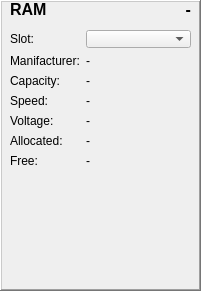
   <widget class="QFrame" name="memory_frame">
    <property name="geometry">
     <rect>
      <x>10</x>
      <y>330</y>
      <width>201</width>
      <height>291</height>
     </rect>
    </property>
    <property name="frameShape">
     <enum>QFrame::WinPanel</enum>
    </property>
    <property name="frameShadow">
     <enum>QFrame::Raised</enum>
    </property>
    <widget class="QWidget" name="formLayoutWidget_4">
     <property name="geometry">
      <rect>
       <x>10</x>
       <y>30</y>
       <width>181</width>
       <height>251</height>
      </rect>
     </property>
     <layout class="QFormLayout" name="memory_layout">
      <item row="0" column="0">
       <widget class="QLabel" name="ram_slot_title_label">
        <property name="text">
         <string>Slot:</string>
        </property>
       </widget>
      </item>
      <item row="0" column="1">
       <widget class="QComboBox" name="ram_slot_s_combo_box">
        <property name="maximumSize">
         <size>
          <width>108</width>
          <height>18</height>
         </size>
        </property>
       </widget>
      </item>
      <item row="1" column="0">
       <widget class="QLabel" name="ram_manufacturer_title_label">
        <property name="text">
         <string>Manifacturer:</string>
        </property>
       </widget>
      </item>
      <item row="1" column="1">
       <widget class="QLabel" name="ram_manufacturer_data_label">
        <property name="text">
         <string>-</string>
        </property>
       </widget>
      </item>
      <item row="2" column="0">
       <widget class="QLabel" name="ram_capacity_title_label">
        <property name="text">
         <string>Capacity:</string>
        </property>
       </widget>
      </item>
      <item row="2" column="1">
       <widget class="QLabel" name="ram_capacity_data_label">
        <property name="text">
         <string>-</string>
        </property>
       </widget>
      </item>
      <item row="3" column="0">
       <widget class="QLabel" name="ram_speed_title_label">
        <property name="text">
         <string>Speed:</string>
        </property>
       </widget>
      </item>
      <item row="3" column="1">
       <widget class="QLabel" name="ram_speed_data_label">
        <property name="text">
         <string>-</string>
        </property>
       </widget>
      </item>
      <item row="4" column="0">
       <widget class="QLabel" name="ram_voltage_title_label">
        <property name="text">
         <string>Voltage:</string>
        </property>
       </widget>
      </item>
      <item row="4" column="1">
       <widget class="QLabel" name="ram_voltage_data_label">
        <property name="text">
         <string>-</string>
        </property>
       </widget>
      </item>
      <item row="5" column="0">
       <widget class="QLabel" name="ram_allocated_title_label">
        <property name="text">
         <string>Allocated:</string>
        </property>
       </widget>
      </item>
      <item row="5" column="1">
       <widget class="QLabel" name="ram_allocated_data_label">
        <property name="text">
         <string>-</string>
        </property>
       </widget>
      </item>
      <item row="6" column="0">
       <widget class="QLabel" name="ram_free_title_label">
        <property name="text">
         <string>Free:</string>
        </property>
       </widget>
      </item>
      <item row="6" column="1">
       <widget class="QLabel" name="ram_free_data_label">
        <property name="text">
         <string>-</string>
        </property>
       </widget>
      </item>
     </layout>
    </widget>
    <widget class="QWidget" name="horizontalLayoutWidget_2">
     <property name="geometry">
      <rect>
       <x>10</x>
       <y>0</y>
       <width>181</width>
       <height>31</height>
      </rect>
     </property>
     <layout class="QHBoxLayout" name="horizontalLayout_2">
      <item>
       <widget class="QLabel" name="ram_title_label">
        <property name="font">
         <font>
          <pointsize>12</pointsize>
          <weight>75</weight>
          <bold>true</bold>
         </font>
        </property>
        <property name="text">
         <string>RAM</string>
        </property>
        <property name="alignment">
         <set>Qt::AlignLeading|Qt::AlignLeft|Qt::AlignTop</set>
        </property>
       </widget>
      </item>
      <item>
       <widget class="QLabel" name="ram_usage_data_label">
        <property name="font">
         <font>
          <pointsize>12</pointsize>
          <weight>75</weight>
          <bold>true</bold>
         </font>
        </property>
        <property name="text">
         <string>-</string>
        </property>
        <property name="alignment">
         <set>Qt::AlignRight|Qt::AlignTop|Qt::AlignTrailing</set>
        </property>
       </widget>
      </item>
     </layout>
    </widget>
   </widget>
